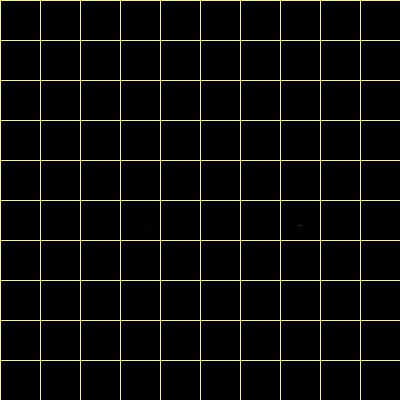
Frame 1 (no input)
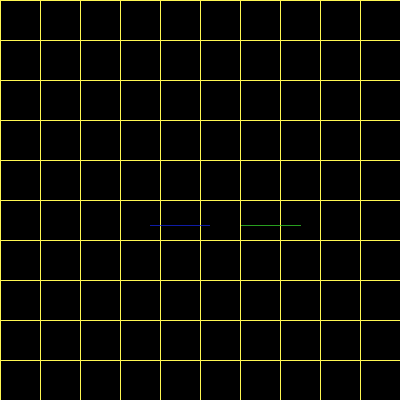
Frame 60 (the mouse pressed at the canvas centre just before this capture)
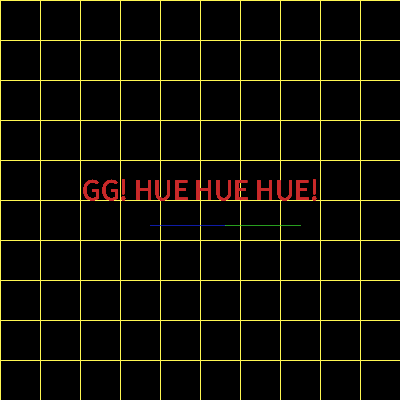
Frame 120 (the mouse held since frame 60 and released just before this capture)

The Processing sketch that drew these frames (run headless with seeded random() and noise(); from frame 60 on, the mouse is pressed at the canvas centre):

// Processing sketch: processing_77855
// ── processing_77855.pde

//Eric Trinh, Tron, CP1 mods 16-17

int lineX = 0;
int lineY = 0;
int x = 150;
int y = 225;
int direction = RIGHT;
int compX = 300;
int compY = 225;
int compDirection = LEFT;
boolean gameOver = false;
void setup()
{
  size(400, 400);
  background(0);
  smooth();
}
void draw()
{
  tronBackground();
  keyPressed();
  if (get(x, y) != color(0, 0, 0) && get(x, y) != color(255, 247, 82))
  {
    fill(201, 41, 41);
    textAlign(CENTER);
    textSize(30);
    text("GG! HUE HUE HUE!", 200, 200);
    gameOver = true;
  }
  else
  {
    if (gameOver == false)
    {
      human();
    }
    if (gameOver == false)
    {
      computer();
    }
  }
}
void human()
{
  stroke(21, 40, 234);
  point(x, y);
  if (direction == LEFT)
  {
    x--;
  }
  else if (direction == RIGHT)
  {
    x++;
  }
  else if (direction == UP)
  {
    y--;
  }
  else if (direction == DOWN)
  {
    y++;
  }
}
void computer()
{
  if (get(compX, compY) != color(0, 0, 0) && get(compX, compY) != color(255, 247, 82))
  {
    fill(201, 41, 41);
    textAlign(CENTER);
    textSize(30);
    text("GG! HUE HUE HUE!", 200, 200);
    gameOver = true;
  }
  stroke(56, 222, 43);
  point(compX, compY);
  if (compDirection == LEFT)
  {
    compX--;
    if (get(compX-1, compY) != color(0, 0, 0) && get(compX-1, compY) != color(255, 247, 82))
    {
      compDirection = UP;
    }
  }
  else if (compDirection == RIGHT)
  {
    compX++;
    if (get(compX+1, compY) != color(0, 0, 0) && get(compX+1, compY) != color(255, 247, 82))
    {
      compDirection = DOWN;
    }
  }
  else if (compDirection == UP)
  {
    compY--;
    if (get(compX, compY-1) != color(0, 0, 0) && get(compX, compY-1) != color(255, 247, 82))
    {
      compDirection = RIGHT;
    }
  }
  else if (compDirection == DOWN)
  {
    compY++;
    if (get(compX, compY+1) != color(0, 0, 0) && get(compX, compY+1) != color(255, 247, 82))
    {
      compDirection = LEFT;
    }
  }
}
void tronBackground()
{
  while (lineX < 401)
  {
    stroke(255, 247, 82);
    line(lineX, 0, lineX, 400);
    lineX+=40;
  }
  while (lineY < 401)
  {
    stroke(255, 247, 82);
    line(0, lineY, 400, lineY);
    lineY+=40;
  }
}
void keyPressed()
{
  if (keyPressed == true && key == 'w')
  {
    direction = UP;
  }
  else if (key == 's')
  {
    direction = DOWN;
  }
  else if (key == 'a')
  {
    direction = LEFT;
  }
  else if (key == 'd')
  {
    direction = RIGHT;
  }
}
